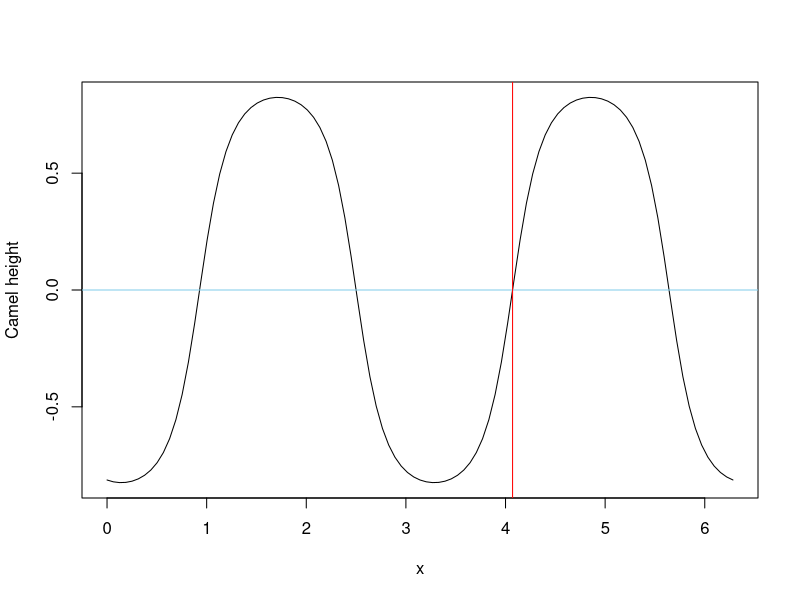

Generate this figure with R:
## ---- chunk 1
knitr::opts_chunk$set(echo = TRUE)
## ---- chunk 2
n <- 100
th <- rnorm(n, 1, .5)

cs_cor <- Vectorize(function(rot) cor(sin(th - rot), cos(th - rot)))

# Currently, the cosine and sine are correlated.
cs_cor(0)

# Compute the first eigenvector. 
eigenvec2 <- eigen(cov(cbind(cos(th), sin(th))))$vectors[, 2]

# Direction of the second eigenvector. 
rot <- atan2(eigenvec2[2], eigenvec2[1])

# Now the components are uncorrelated. 
cs_cor(rot)

# There are four solutions.
curve(cs_cor, 0, 2*pi, ylab = "Camel height")
abline(h = 0, col = "skyblue")
abline(v = rot %% (2*pi), col = "red")


th_s <- th - rot
cor(cos(th_s), sin(th_s))
## ---- chunk 3
# Calculate the standardized path coefficient between x and y given z.
path_coef <- function(y, x, z) unname(coef(lm(scale(y) ~ scale(x) + z))[2])
## ---- chunk 4
# Euclidean norm for later use. 
l2norm <- function(x) sqrt(x[1]^2 + x[2]^2)

# Compute the circular-linear correlation model, with linear predictor x,
# circular outcome th and linear mediator z.
clcor_mediation <- function(th, x, z) {
  
  # Rotation by second eigenvector.
  evec2 <- eigen(cov(cbind(cos(th),  sin(th))))$vectors[, 2]
  rot   <- atan2(evec2[2], evec2[1]) 
  
  # Vector of angles with uncorrelated sine and cosine. 
  th_rot <- th - rot
  
  # First get the results as (cosine, sine) vectors. 
  # Total effect.
  tv <- c(cor(cos(th_rot), x), cor(sin(th_rot), x))

  # Direct effect
  dv <- c(path_coef(cos(th_rot), x, z), path_coef(sin(th_rot), x, z))

  # Indirect effect.
  a <- cor(x, z)
  p_cz <- path_coef(cos(th_rot), z, x)
  p_sz <- path_coef(sin(th_rot), z, x)
  iv <- c(a * p_cz, a * p_sz)
  
  list(effects = c(total    = l2norm(tv), 
                   direct   = l2norm(dv), 
                   indirect = l2norm(iv)), 
       vectors = cbind(total    = tv,
                       direct   = dv,
                       indirect = iv))
}
## ---- chunk 5
set.seed(100)

x  <- scale(rnorm(100))
z  <- scale(x + rnorm(100))
th <- 3 + x + z + rnorm(100) %% (2*pi)

cl_med <- clcor_mediation(th, x, z)
## ---- chunk 6
# The results.
knitr::kable(t(cl_med$effects), caption = "Effects in terms of linear-circular correlation.")
knitr::kable(cl_med$vectors, caption = "Effects as vectors of correlation with cosine, sine of outcomee.")
## ---- chunk 7
total    <- cl_med$vectors[,1]
direct   <- cl_med$vectors[,2]
indirect <- cl_med$vectors[,3]

# Demonstrate the vector addition formula.
l2norm(total - direct)
l2norm(indirect)
## ---- chunk 8
library(boot)

computeClcorMediation <- function(data, inds, outcome, predictor, mediators) {
  listres <- clcor_mediation(th = data[inds, outcome], 
                             z  = data[inds, mediators], 
                             x  = data[inds, predictor])
  res        <- unlist(listres)
  tdi        <- c("Total", "Direct", "Indirect")
  names(res) <- c(tdi, paste0(rep(tdi, each = 2), c("_cos", "_sin")))
  res
}


clcorMediationBootstrap <- function(data, outcome, predictor, mediators, 
                                    R = 1000, probs = c(.025, .975), ...) {
  
  
  # Compute the bootstrap using the boot package.
  suppressWarnings({
    clcormedboot <- boot(data, computeClcorMediation, R = R, 
                         outcome   = outcome, 
                         predictor = predictor, 
                         mediators = mediators, ...)
  })

  # Obtain the p-values for t0 > 0, which will be taken as 1 - p for t0 < 0.
  ps <- apply(clcormedboot$t, 2L, function(x) mean(x <= 0))

  # Obtain result
  res <- list(tab = cbind(original     = clcormedboot$t0,
                         bias         = apply(clcormedboot$t, 2L, mean, na.rm = TRUE) - clcormedboot$t0,
                         "std. error" = sqrt(apply(clcormedboot$t, 2L, function(t.st) var(t.st[!is.na(t.st)]))),
                         t(apply(clcormedboot$t, 2L, function(x) quantile(x, probs = probs))),
                         "one-sided p-value"    = ifelse(clcormedboot$t0 > 0, ps, 1 - ps),
                         "two-sided p-value"    = ifelse(clcormedboot$t0 > 0, ps*2, (1 - ps) * 2 )),
              bootsam = clcormedboot$t,
              bootobj = clcormedboot)

  class(res) <- c("clcorMedBoot", class(res))
  res
}


print.clcorMedBoot <- function(object, ...) print(object$tab, ...)

## ---- chunk 9
x  <- scale(rnorm(100))
z  <- scale(x + rnorm(100))
th <- 3 + x + z + rnorm(100) %% (2*pi)

mydat <- data.frame(th, x, z)

bt <- clcorMediationBootstrap(mydat, "th", "x", "z")

bt
